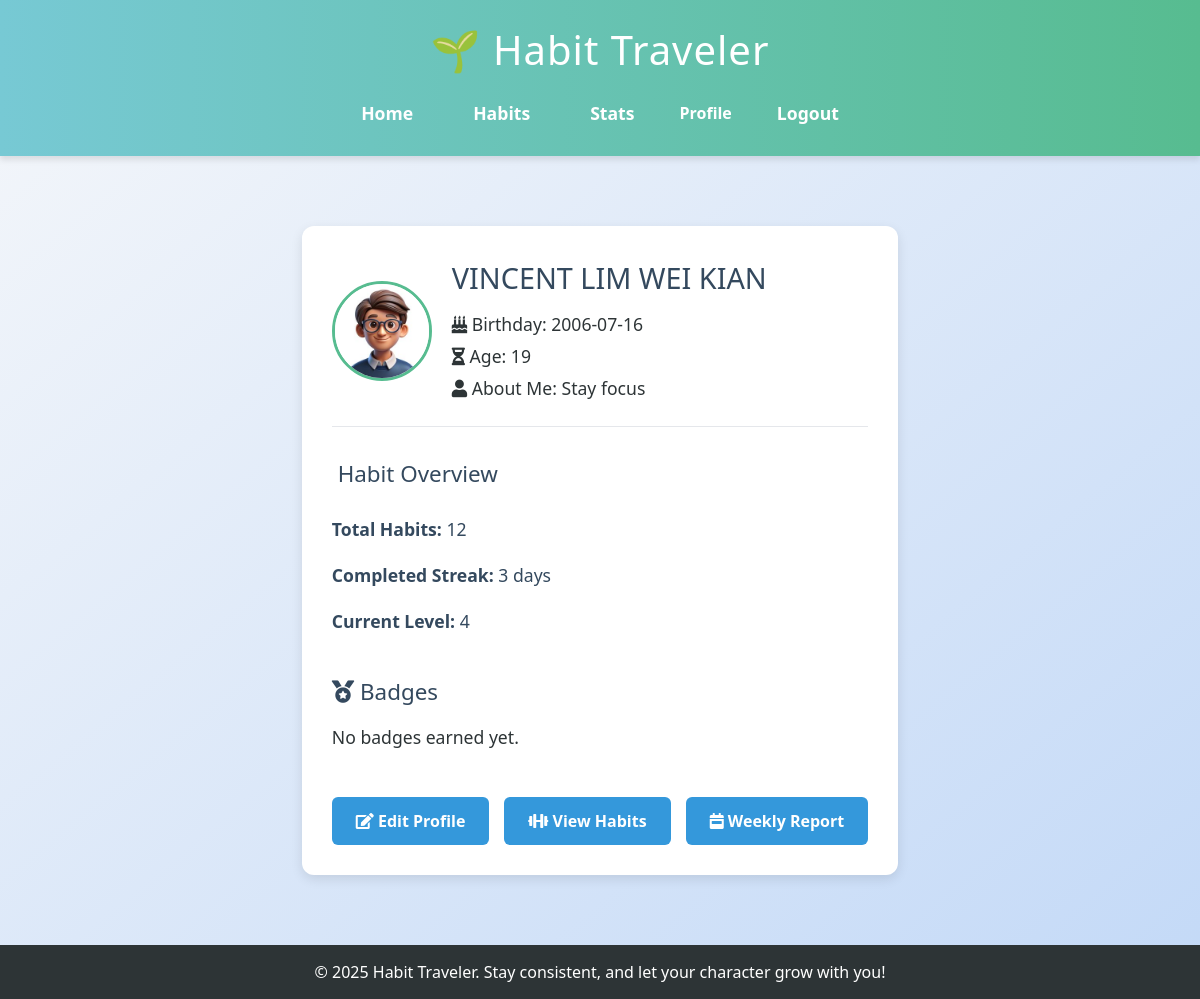
The app's page /profile (signed in), older data.
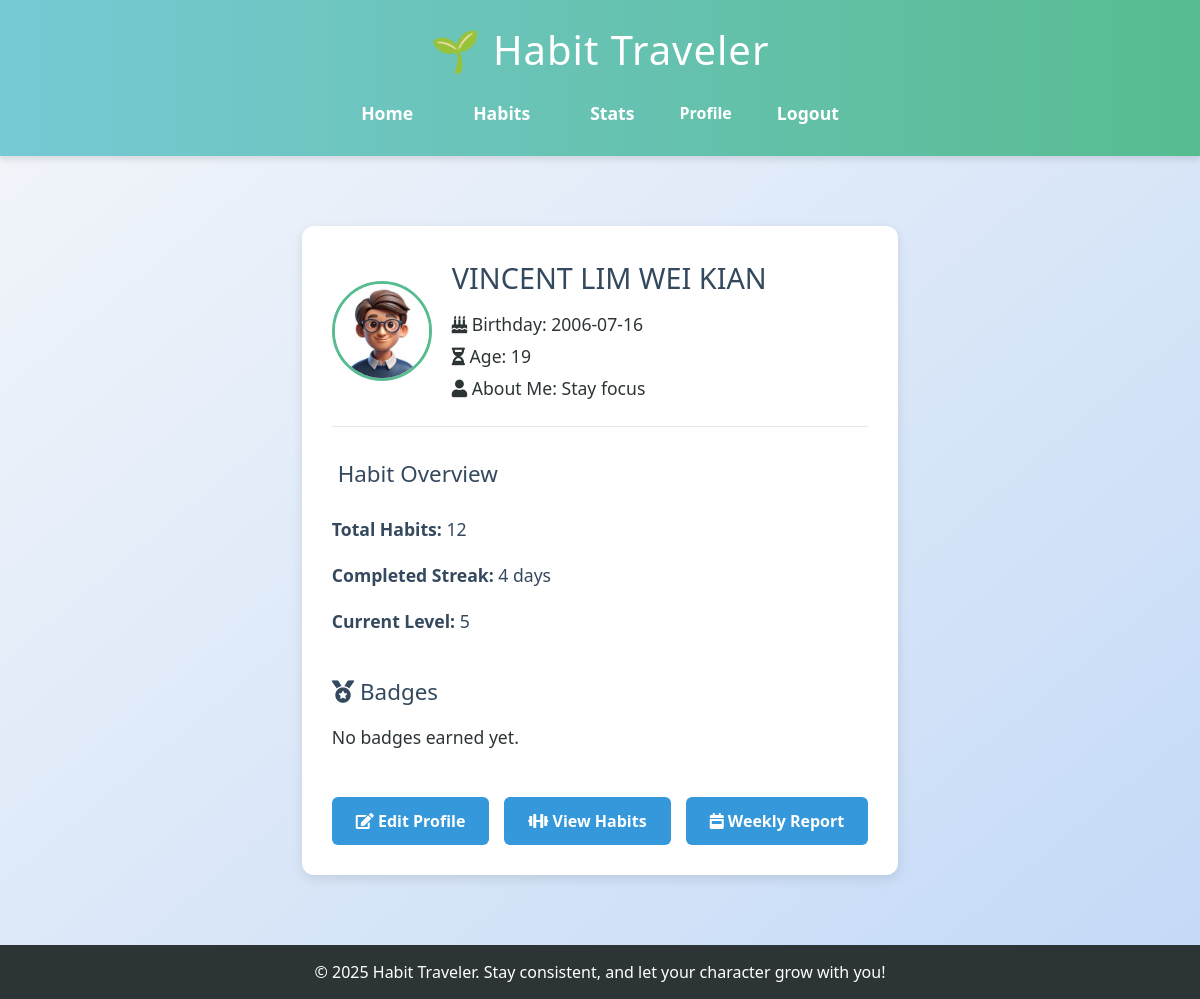
The same page, newer data.
### app.py (models this page shows)
class User(db.Model):
    id = db.Column(db.Integer, primary_key=True)
    email = db.Column(db.String(150), unique=True, nullable=False)
    name = db.Column(db.String(150), unique=True, nullable=True)
    password = db.Column(db.String(200), nullable=False)
    xp = db.Column(db.Integer, default=0)
    level = db.Column(db.Integer, default=1)
    birthday = db.Column(db.Date, nullable=True)
    age = db.Column(db.Integer, nullable=True)
    description = db.Column(db.String(500), nullable=True)
    avatar = db.Column(db.String(200), nullable=True)

### app.py (the view)
@app.route('/profile')
def profile():
    if 'user_id' not in session:
        return redirect(url_for('login'))
    user_id = session['user_id']
    user = User.query.get(user_id)
    if user:
        total_habits = Habit.query.filter_by(user_id=user_id).count()
        habit_completions = HabitCompletion.query.filter_by(user_id=user_id).all()
        streaks = {}
        for completion in habit_completions:
            habit_id = completion.habit_id
            if habit_id not in streaks:
                streaks[habit_id] = 1
            else:
                streaks[habit_id] += 1
        max_streak = max(streaks.values(), default=0)
        return render_template('profile.html',
                               user=user,
                               total_habits=total_habits,
                               max_streak=max_streak)
    else:
        flash("User not found.")
        return redirect(url_for('index'))

### templates/profile.html (shortened to what this page needs)
{% extends 'base.html' %}
{% block content %}
<div class="profile-container">
    <div class="profile-header">
        <img src="{{ url_for('static', filename='avatars/' + (user.avatar if user.avatar else './default_avatar.png')) }}" alt="Avatar" class="avatar" width="120" height="120">
        <div class="profile-info">
            <h1>{{ user.name }}</h1>
            <p><i class="fas fa-birthday-cake"></i> Birthday: {{ user.birthday }}</p>
            <p><i class="fas fa-hourglass-half"></i> Age: {{ user.age }}</p>
            <p><i class="fas fa-user"></i> About Me: {{ user.description }}</p>
        </div>
    </div>
    <hr>
    <div class="profile-section">
        <h2> Habit Overview</h2>
        <ul>
            <li><strong>Total Habits:</strong> {{ total_habits }}</li>
            <li><strong>Completed Streak:</strong> {{ max_streak }} days</li>
            <li><strong>Current Level:</strong> {{ user.level }}</li>
        </ul>
    </div>
    <div class="profile-section">
        <h2><i class="fas fa-medal"></i> Badges</h2>
        <div class="badges">
            {% if user.user_badges %}
                {% for user_badge in user.user_badges %}
                    <div class="badge">
                        <strong>{{ user_badge.badge.name }}</strong><br>
                        <small>{{ user_badge.badge.description }}</small><br>
                        <em>Earned on {{ user_badge.earned_date.strftime('%Y-%m-%d') }}</em>
                    </div>
                {% endfor %}
            {% else %}
                <p>No badges earned yet.</p>
            {% endif %}
        </div>
    </div>
    <div class="profile-actions">
        <a href="{{ url_for('edit_profile') }}" class="edit-button"><i class="fas fa-edit"></i> Edit Profile</a>
        <a href="{{ url_for('habits') }}" class="edit-button"><i class="fas fa-dumbbell"></i> View Habits</a>
        <a href="{{ url_for('weekly_report') }}" class="edit-button"><i class="fas fa-calendar-week"></i> Weekly Report</a>
    </div>
</div>
{% endblock %}

Row changes from the older to the newer data that the page shows:
changed User "VINCENT LIM WEI KIAN": level "4" → "5"
Text that changed along with them:
{{ max_streak }}: "3" → "4"
